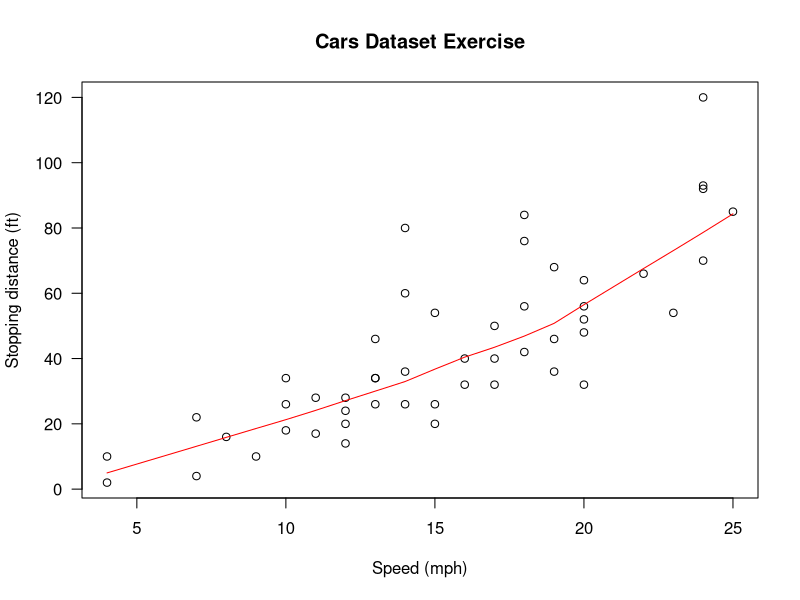

R code for this plot:
jpeg("exercise2plot.jpg")
plot(cars, xlab = "Speed (mph)", ylab = "Stopping distance (ft)",
     las = 1)
lines(lowess(cars$speed, cars$dist, f = 2/3, iter = 3), col = "red")
title(main = "Cars Dataset Exercise")
dev.off() 

